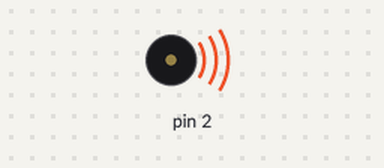
Simulated run of this sketch. Board: Arduino Uno, built with avr-gcc and run on an emulated ATmega328P. Parts: buzzer (waves = sounding).

Above: at 0.1 s.
At 7.1 s:
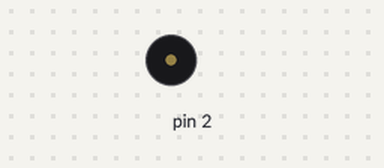
Timing chart, 0 to 8.6 s (numbered marks = the images above):
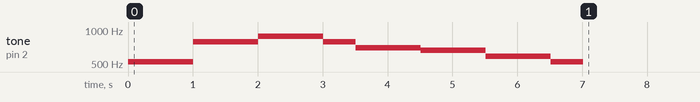

The sketch:

sonidograve.ino
```cpp
#include <EasyBuzzer.h>

void sonidoTerminado(){
  Serial.println("SonidoTerminado");
}

void setup() {
  Serial.begin(9600);
  pinMode(2, OUTPUT);

  EasyBuzzer.setPin(2);
    EasyBuzzer.singleBeep(
      523,  //Frecuencia
      500,   // Duracion
      A       //funcion
    );


}

void A(){
  EasyBuzzer.singleBeep(523,500, B);

}

void B(){
  EasyBuzzer.singleBeep(783,500, C);

}

void C(){
  EasyBuzzer.singleBeep(783,500, D);

}
void D(){
  EasyBuzzer.singleBeep(880,500, E);

}

void E(){
  EasyBuzzer.singleBeep(880,500, FA);

}
void FA(){
  EasyBuzzer.singleBeep(783,500, G);

}
void G(){
  EasyBuzzer.singleBeep(698,500, H);

}
void H(){
  EasyBuzzer.singleBeep(698,500,  I);

}
void I(){
  EasyBuzzer.singleBeep(659,500, J);

}
void J(){
  EasyBuzzer.singleBeep(659,500, K);

}
void K(){
  EasyBuzzer.singleBeep(587,500, L);

}
void L(){
  EasyBuzzer.singleBeep(587,500, M);

}
void M(){
  EasyBuzzer.singleBeep(523,500);

}


void loop() {
  EasyBuzzer.update();

}
```

Measured:
- by itself, tone on pin 2: plays 523 Hz for 1.0 s, 783 Hz for 1.0 s, 880 Hz for 1.0 s, 783 Hz for 0.50 s, 698 Hz for 1.0 s, 659 Hz for 1.0 s … (8 notes in this stretch)
